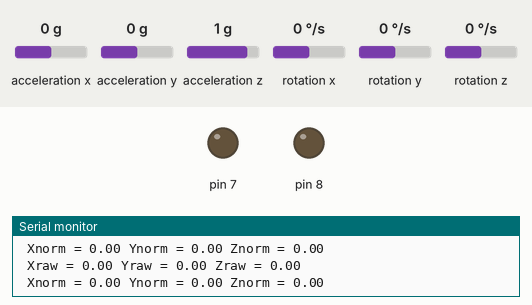
The sketch below on a simulated Arduino Uno, built with avr-gcc and run on an emulated ATmega328P. Shown: output pins drawn as LEDs (lit = HIGH), the last lines printed to the serial monitor. The inputs (shaded band) are chosen by the test bench; at power-on: rotation x 0 °/s, acceleration x 0 g, acceleration y 0 g, acceleration z 1 g, rotation y 0 °/s, rotation z 0 °/s.

Above: at 1.2 s.
1.3 s: rotation x set to 2 °/s
4.3 s: rotation x set to 5 °/s
At 5.4 s:
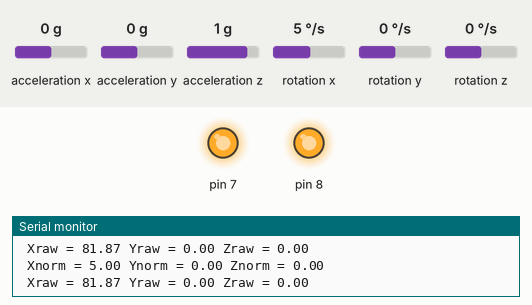
5.8 s: rotation x set to 0 °/s
At 7.3 s:
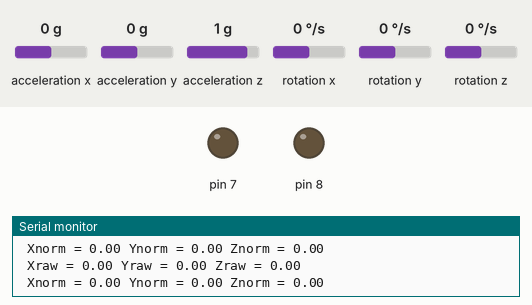
7.6 s: rotation x set to 100 °/s
At 8.8 s:
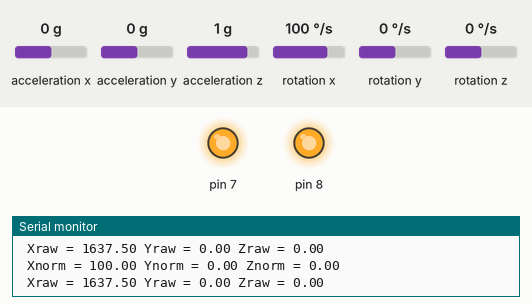
Timing chart, 0 to 10.1 s (numbered marks = the images above; inputs shaded):
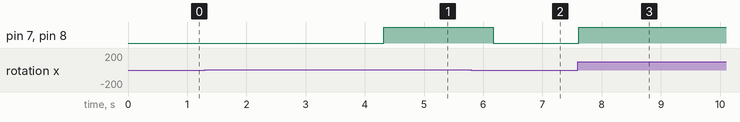

The sketch:

Accel_sensor.ino
```cpp
#include <Wire.h>

#include <MPU6050.h>

#define minval -5

#define maxval 3

MPU6050 mpu;


void setup()

{
   Serial.begin(115200);

    pinMode(7,OUTPUT);

    pinMode(8,OUTPUT);

  // Initialize MPU6050

  Serial.println("Initialize MPU6050");

  while(!mpu.begin(MPU6050_SCALE_2000DPS, MPU6050_RANGE_2G))

  { Serial.println("Could not find a valid MPU6050 sensor, check wiring!");

    delay(500);}

  mpu.setThreshold(3);

  // Check settings

  checkSettings();

}


void checkSettings()

{

  Serial.println();


  Serial.print(" * Sleep Mode:        ");

  Serial.println(mpu.getSleepEnabled() ? "Enabled" : "Disabled");

  Serial.print(" * Clock Source:      ");

  switch(mpu.getClockSource())

  {case MPU6050_CLOCK_KEEP_RESET:
    Serial.println("Stops the clock and keeps the timing generator in reset");
    break;

   case MPU6050_CLOCK_EXTERNAL_19MHZ:
    Serial.println("PLL with external 19.2MHz reference");
    break;

   case MPU6050_CLOCK_EXTERNAL_32KHZ:
    Serial.println("PLL with external 32.768kHz reference");
    break;

   case MPU6050_CLOCK_PLL_ZGYRO:
    Serial.println("PLL with Z axis gyroscope reference");
    break;

   case MPU6050_CLOCK_PLL_YGYRO:
    Serial.println("PLL with Y axis gyroscope reference");
    break;

   case MPU6050_CLOCK_PLL_XGYRO:
    Serial.println("PLL with X axis gyroscope reference");
    break;

  case MPU6050_CLOCK_INTERNAL_8MHZ:
   Serial.println("Internal 8MHz oscillator");
   break;

  }

  Serial.print(" * Gyroscope:         ");

  switch(mpu.getScale())

  {case MPU6050_SCALE_2000DPS:
    Serial.println("2000 dps");
    break;

   case MPU6050_SCALE_1000DPS:
    Serial.println("1000 dps"); break;

   case MPU6050_SCALE_500DPS:
    Serial.println("500 dps");
    break;

   case MPU6050_SCALE_250DPS:
    Serial.println("250 dps");
    break;}

  Serial.print(" * Gyroscope offsets: ");

  Serial.print(mpu.getGyroOffsetX());

  Serial.print(" / ");

  Serial.print(mpu.getGyroOffsetY());

  Serial.print(" / ");

  Serial.println(mpu.getGyroOffsetZ());

  Serial.println();}

void loop()

{   Vector rawGyro = mpu.readRawGyro();

  Vector normGyro = mpu.readNormalizeGyro();

  Serial.print(" Xraw = ");

  Serial.print(rawGyro.XAxis);

  Serial.print(" Yraw = ");

  Serial.print(rawGyro.YAxis);

  Serial.print(" Zraw = ");

  Serial.println(rawGyro.ZAxis);

if(normGyro.XAxis > maxval || normGyro.XAxis < minval && normGyro.YAxis > maxval || normGyro.YAxis  < minval && normGyro.ZAxis > maxval || normGyro.ZAxis  < minval)

{ digitalWrite(7,HIGH);

  digitalWrite(8,HIGH);

  delay(300);

  digitalWrite(7,HIGH);

  digitalWrite(8,HIGH);

  delay(300);
}
else{digitalWrite(7,LOW);

 digitalWrite(8,LOW);}

  Serial.print(" Xnorm = ");

  Serial.print(normGyro.XAxis);

  Serial.print(" Ynorm = ");

  Serial.print(normGyro.YAxis);

  Serial.print(" Znorm = ");

  Serial.println(normGyro.ZAxis);

  delay(10);}
```

Measured:
- the behaviour switches between 3 and 4 °/s on rotation x (found by bisection; images 0 and 1)
- after the input at 4.3 s, pin 7, pin 8: LOW → HIGH at once
- after the input at 5.8 s, pin 7, pin 8: HIGH → LOW after 0.37 s
- after the input at 7.6 s, pin 7, pin 8: LOW → HIGH at once
